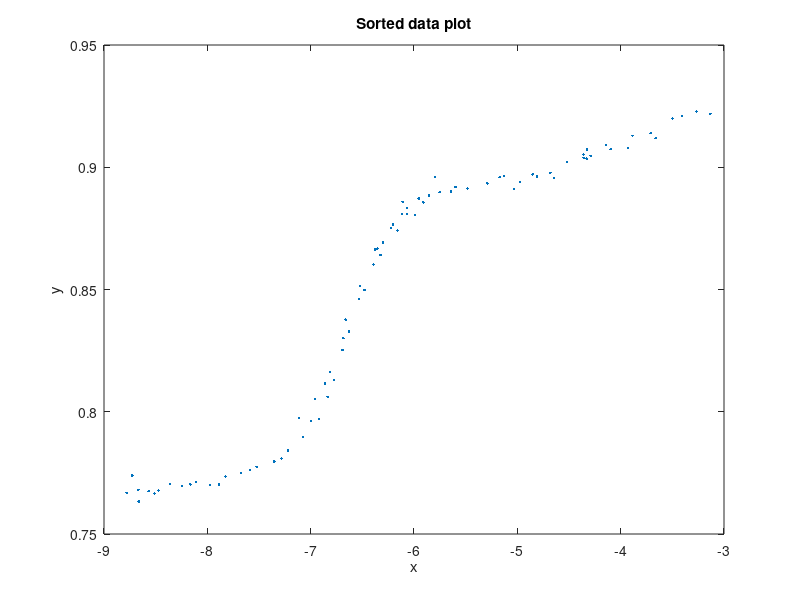

Here is the MATLAB script that generated this plot:
fid = fopen('NIST_Filip_trim.txt','r'); 
x = zeros(82,1); 
y = zeros(82,1); 
yy = zeros(82,2); 
ii = 0; 
while ~feof(fid) 
    ii=ii+1; 
    tline = fgetl(fid); 
    % code to format/store tline 
    AAA = sscanf(tline,'%f %f'); 
    yy(ii,1)= AAA(1,1); 
    yy(ii,2)= AAA(2,1); 
 %   fprintf(' ii=%i y= %f x= %f \n',ii,yy(ii,1),yy(ii,2)) 
end 
fclose(fid); 

sorted_data = sortrows(yy,1); 
x = sorted_data(:,2);
y = sorted_data(:,1);

figure
plot(x,y,'.');
xlabel('x');
ylabel('y');
title('Sorted data plot');